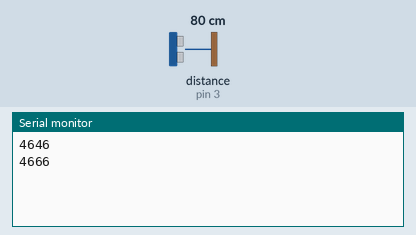
This sketch was run on a simulated Arduino Uno, built with avr-gcc and run on an emulated ATmega328P. Shown: the last lines printed to the serial monitor. Wiring (inferred from the names in the program): ultrasonic range finder: trigger pin 2; echo pin 3. Inputs (shaded band) come from the test bench; at power-on: distance to the obstacle (sensor on pin 3) 80 cm. The echo pulse lasts 58.3 µs per cm.

Above: at 1.8 s.
1.9 s: distance to the obstacle (sensor on pin 3) set to 2 cm
At 2.8 s:
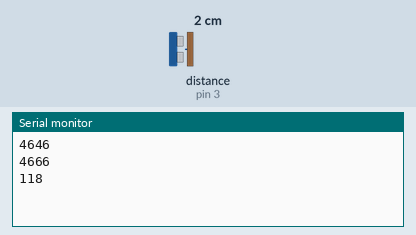
3.4 s: distance to the obstacle (sensor on pin 3) set to 4 cm
At 4.8 s:
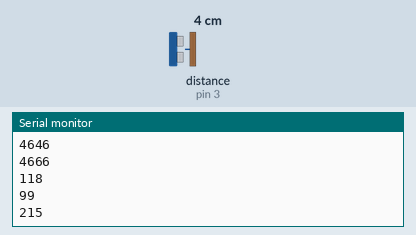
Timing chart, 0 to 6.4 s (numbered marks = the images above; inputs shaded):
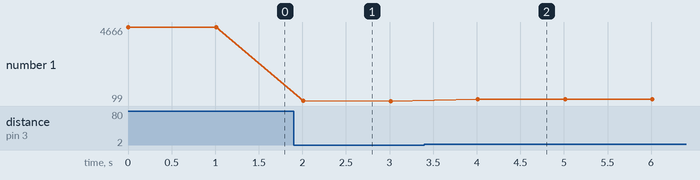

Measured:
- after the input at 1.9 s, the serial monitor: prints a new line after 0.11 s (image 1)
- after the input at 3.4 s, the serial monitor: prints a new line after 0.61 s (image 2)
- plotted number 1: 4666 → 99 after the input at 1.9 s, 99 → 215 after the input at 3.4 s

The sketch:

US.ino
```cpp
//declaration des constantes (avec valeur)
#  define USEcho 3 //echo sur le pin digital 3
#  define USTrig 2 //trig sur le pin digital 2

//declaration des variables (nom et type)
unsigned long duree;

void setup() //réalisé une fois à la mise sous tension de la carte
{
  Serial.begin(115200);//initialisation de la connexion série (cable USB) et choix du débit
  pinMode(USTrig, OUTPUT); //on envoie des pulses sur le trig
  pinMode(USEcho, INPUT); //on lit les retour sur echo
}

void loop() //realisé en boucle ensuite
{
  digitalWrite(USTrig,HIGH); //Crée un pulse creneau de 10 microsecondes
  delayMicroseconds(10); //suite
  digitalWrite(USTrig,LOW); //suite

  duree = pulseIn(USEcho,HIGH,30000); //On attend le retour. Delai maxi 30000 microsecondes
  Serial.println(duree); //On ecrit la valeur dans le moniteur série

  delay(1000); //on attend 1000ms avant la prochaine mesure
}
```
